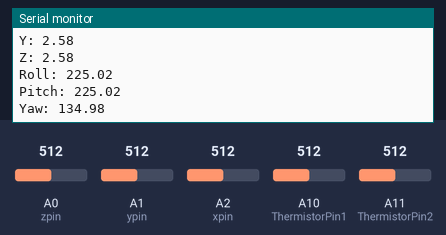
The sketch below on a simulated Arduino Mega 2560, built with avr-gcc and run on an emulated ATmega2560. Shown: the last lines printed to the serial monitor. Inputs (shaded band) come from the test bench; at power-on: A0 (zpin) = 512, A1 (ypin) = 512, A2 (xpin) = 512, A10 (ThermistorPin1) = 512, A11 (ThermistorPin2) = 512.

Above: at 1.2 s.
1.3 s: A0 (zpin) set to 531
At 1.56 s:
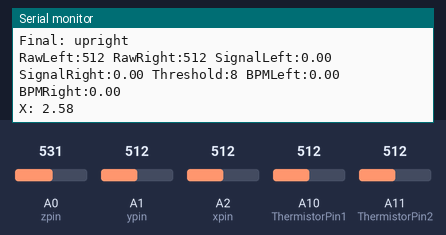
2.8 s: A0 (zpin) set to 564
At 3.21 s:
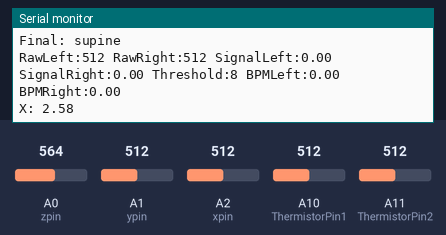
4.7 s: A1 (ypin) set to 564
7.7 s: A2 (xpin) set to 538
At 8.18 s:
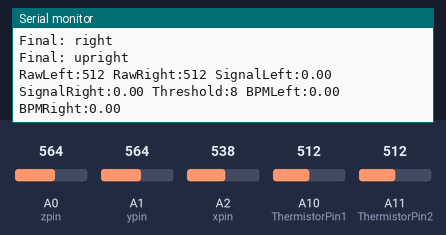
Timing chart, 0 to 10.7 s (numbered marks = the images above; inputs shaded):
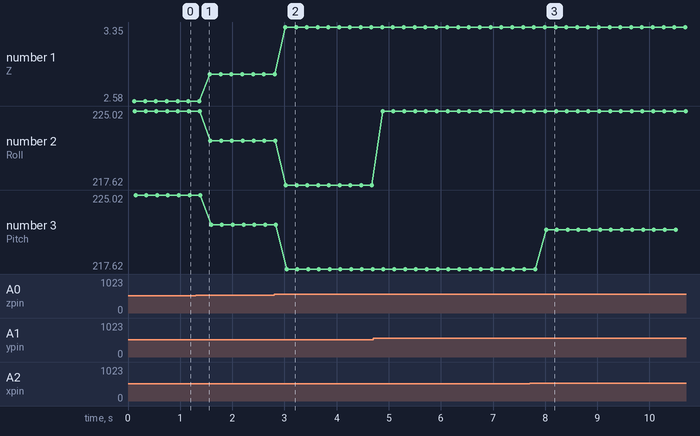

Measured:
- the behaviour switches between 527 and 528 on A2 (xpin) (found by bisection; images 2 and 3)
- after the input at 2.8 s, the serial monitor: prints a new line after 0.22 s (image 2)
- after the input at 7.7 s, the serial monitor: prints a new line after 0.27 s (image 3)
- plotted number 1: 2.58 → 2.86 after the input at 1.3 s, 2.86 → 3.35 after the input at 2.8 s
- plotted number 2: 225.02 → 222.06 after the input at 1.3 s, 222.06 → 217.62 after the input at 2.8 s, 217.62 → 225.02 after the input at 4.7 s
- plotted number 3: 225.02 → 222.06 after the input at 1.3 s, 222.06 → 217.62 after the input at 2.8 s, 217.62 → 221.53 after the input at 7.7 s

The sketch:

combined_accel_thermistor.ino
```cpp
// ── Accelerometer pins ──────────────────────────────────────────────
const int xpin = A2;
const int ypin = A1;
const int zpin = A0;

// ── Thermistor pins & settings ───────────────────────────────────────
int ThermistorPin1 = A10;  // Left sensor
int ThermistorPin2 = A11;  // Right sensor

const float ADC_MAX = 1023.0;

float smoothLeft  = 0;
float smoothRight = 0;
float baselineLeft  = 0;
float baselineRight = 0;

float smoothFactor   = 0.15;   // higher = more responsive, lower = smoother
float baselineFactor = 0.005;  // slow baseline tracking

int threshold = 8;             // adjust based on your signal size

bool inBreathLeft  = false;
bool inBreathRight = false;

unsigned long lastBreathTimeLeft  = 0;
unsigned long lastBreathTimeRight = 0;
unsigned long minBreathInterval   = 1200; // ignore breaths faster than 1.2 sec apart

int breathCountLeft  = 0;
int breathCountRight = 0;

unsigned long bpmWindowStart = 0;
const unsigned long bpmWindow = 30000; // 30-sec BPM window

float bpmLeft  = 0;
float bpmRight = 0;

// ── Setup ────────────────────────────────────────────────────────────
void setup() {
  Serial.begin(9600);

  // Accelerometer pins
  pinMode(xpin, INPUT);
  pinMode(ypin, INPUT);
  pinMode(zpin, INPUT);

  // Thermistor initialisation
  int rawLeft  = analogRead(ThermistorPin1);
  int rawRight = analogRead(ThermistorPin2);

  smoothLeft   = rawLeft;
  smoothRight  = rawRight;
  baselineLeft  = rawLeft;
  baselineRight = rawRight;

  bpmWindowStart = millis();
}

// ── Loop ─────────────────────────────────────────────────────────────
void loop() {
  unsigned long now = millis();

  // ── Thermistor (runs every iteration, ~50 ms effective rate) ────────
  int rawLeft  = analogRead(ThermistorPin1);
  int rawRight = analogRead(ThermistorPin2);

  smoothLeft  = smoothLeft  + smoothFactor * (rawLeft  - smoothLeft);
  smoothRight = smoothRight + smoothFactor * (rawRight - smoothRight);

  baselineLeft  = baselineLeft  + baselineFactor * (smoothLeft  - baselineLeft);
  baselineRight = baselineRight + baselineFactor * (smoothRight - baselineRight);

  float signalLeft  = smoothLeft  - baselineLeft;
  float signalRight = smoothRight - baselineRight;

  // Left breath detection
  if (!inBreathLeft && signalLeft > threshold && (now - lastBreathTimeLeft > minBreathInterval)) {
    breathCountLeft++;
    lastBreathTimeLeft = now;
    inBreathLeft = true;
  }
  if (inBreathLeft && signalLeft < 0) {
    inBreathLeft = false;
  }

  // Right breath detection
  if (!inBreathRight && signalRight > threshold && (now - lastBreathTimeRight > minBreathInterval)) {
    breathCountRight++;
    lastBreathTimeRight = now;
    inBreathRight = true;
  }
  if (inBreathRight && signalRight < 0) {
    inBreathRight = false;
  }

  // BPM calculation every 30 seconds
  if (now - bpmWindowStart >= bpmWindow) {
    bpmLeft  = breathCountLeft  * (60000.0 / bpmWindow);
    bpmRight = breathCountRight * (60000.0 / bpmWindow);
    breathCountLeft  = 0;
    breathCountRight = 0;
    bpmWindowStart   = now;
  }

  // Thermistor serial output
  Serial.print("RawLeft:");    Serial.print(rawLeft);
  Serial.print(" RawRight:");  Serial.print(rawRight);
  Serial.print(" SignalLeft:"); Serial.print(signalLeft);
  Serial.print(" SignalRight:"); Serial.print(signalRight);
  Serial.print(" Threshold:"); Serial.print(threshold);
  Serial.print(" BPMLeft:");   Serial.print(bpmLeft);
  Serial.print(" BPMRight:");  Serial.println(bpmRight);

  // ── Accelerometer (runs every loop iteration, ~50 ms) ───────────────
  double xVal = ((analogRead(xpin)) * 5.00 / 1024.00 - 1.65) / .33;
  double yVal = ((analogRead(ypin)) * 5.00 / 1024.00 - 1.65) / .33;
  double zVal = ((analogRead(zpin)) * 5.00 / 1024.00 - 1.65) / .33;

  float roll  = (((atan2(yVal, zVal) * 180 / 3.14) + 180));
  float pitch = (((atan2(xVal, zVal) * 180) / 3.14) + 180);
  float yaw   = (((atan2(-yVal, xVal) * 180) / 3.14) + 180);

  Serial.print("X: ");     Serial.println(xVal);
  Serial.print("Y: ");     Serial.println(yVal);
  Serial.print("Z: ");     Serial.println(zVal);
  Serial.print("Roll: ");  Serial.println(roll);
  Serial.print("Pitch: "); Serial.println(pitch);
  Serial.print("Yaw: ");   Serial.println(yaw);

  // Orientation from yaw
  if (yaw > 130) {
    Serial.println("Final: right");
  } else if (yaw > 115 && yaw <= 130) {
    Serial.println("Final: upright");
  } else if (yaw < 115) {
    Serial.println("Final: left");
  }

  // Orientation from pitch
  if (pitch > 220 && pitch < 230) {
    Serial.println("Final: upright");
  } else if (pitch > 230) {
    Serial.println("Final: prone");
  } else if (pitch < 220) {
    Serial.println("Final: supine");
  }

  Serial.println();

  delay(50); // Main loop cadence — drives thermistor sampling rate
}
```
